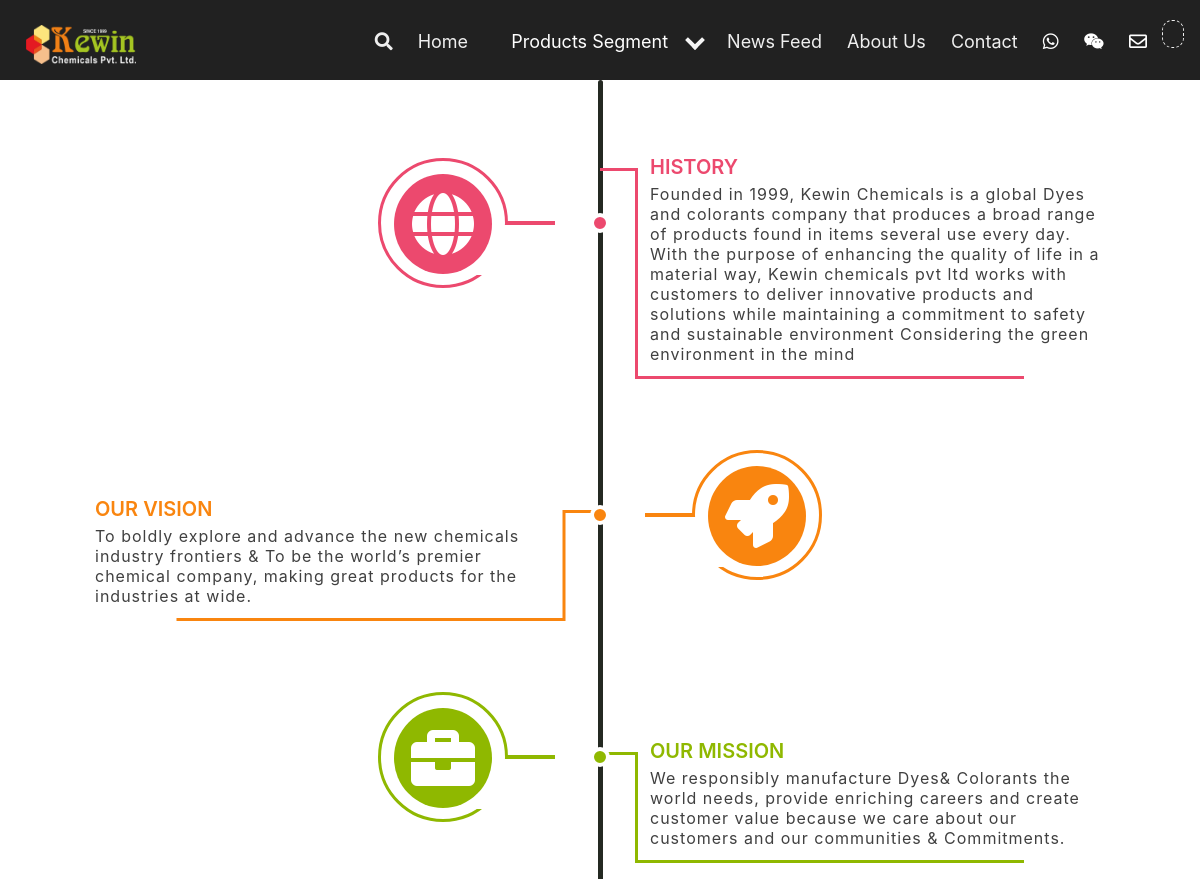
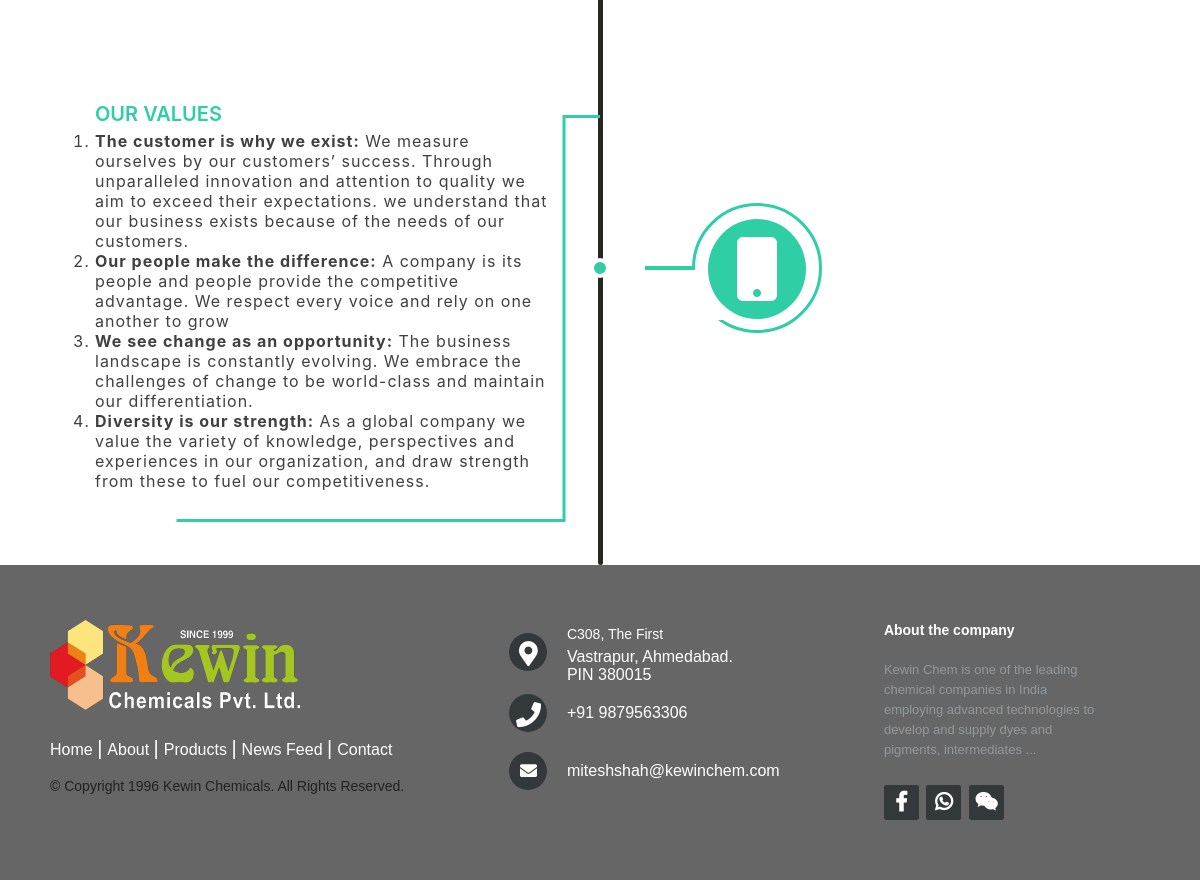
The page /About_us on the database its author committed (2 pictures, top to bottom).
### home/models.py (models this page shows)
class about_us(models.Model):
    history = models.TextField()
    our_vision = models.TextField()
    out_mission = models.TextField()
    our_value = models.TextField()

class company_detail(models.Model):
    Company_name = models.CharField(max_length = 10)
    Address_Line_1 = models.CharField(max_length=100)
    Address_Line_2 = models.CharField(max_length=100)
    pincode = models.IntegerField()
    customer_care_number = models.IntegerField()
    customer_care_Email_Id = models.EmailField()
    sales_department_number=models.IntegerField(default=-1)
    sales_department_email_id=models.EmailField(default="sales@kewinchem.com")
    sales_department_email_id_pass = models.CharField(max_length=20)
    facebook_page = models.CharField(max_length = 100)
    whatsup_link = models.CharField(max_length = 100)
    we_chat_link = models.CharField(max_length=100)

### home/views.py (the view)
# urls.py: path("About_us",views.about_us,name="about_us"),
def about_us(request):
    company_details = M.company_detail.objects.first()
    data = M.about_us.objects.first()
    return render(request, "home/about_us.html",{"data":data,"details":company_details})

### home/templates/home/about_us.html (shortened to what this page needs)
{% extends 'home/base.html' %}
{% load static %}
{% block head_link %}
    <link rel="stylesheet" href="{% static 'home/css/bootstrap.min.css' %}">
    <link rel="stylesheet" href="{% static  'home/css/about_us.css' %}">
    <link rel="stylesheet" href="{% static 'home/css/footer_.css' %}">
{% endblock %}
{% block body %}
<div class="container m-auto">
    <div class="row">
        <div class="col-md-12">
            <div class="main-timeline">
                <a href="#" class="timeline">
                    <div class="timeline-icon"><i class="fa fa-globe"></i></div>
                    <div class="timeline-content">
                        <h3 class="title">History</h3>
                        <p class="description">
                            {% autoescape off %}
                            {{data.history}}
                            {% endautoescape %}
                        </p>
                    </div>
                </a>
                <a href="#" class="timeline">
                    <div class="timeline-icon"><i class="fa fa-rocket"></i></div>
                    <div class="timeline-content">
                        <h3 class="title">Our Vision </h3>
                        <p class="description">
                            {% autoescape off %}
                            {{data.our_vision}}
                            {% endautoescape %}
                        </p>
                    </div>
                </a>
                <a href="#" class="timeline">
                    <div class="timeline-icon"><i class="fa fa-briefcase"></i></div>
                    <div class="timeline-content">
                        <h3 class="title">Our Mission</h3>
                        <p class="description">
                            {% autoescape off %}
                            {{data.out_mission}}
                            {% endautoescape %}
                        </p>
                    </div>
                </a>
                <a href="#" class="timeline">
                    <div class="timeline-icon"><i class="fa fa-mobile"></i></div>
                    <div class="timeline-content">
                        <h3 class="title">Our Values</h3>
                        <p class="description">
                            {% autoescape off %}
                            {{data.our_value}}
                            {% endautoescape %}
                        </p>
                    </div>
                </a>
            </div>
        </div>
    </div>
</div
{% include 'home/footer.html' %}
{% endblock %}

### home/templates/home/footer.html
{% load static %}
<link rel="stylesheet" href="https://cdnjs.cloudflare.com/ajax/libs/font-awesome/5.15.1/css/all.min.css">
<div class="main_footer">
    <footer class="footer-distributed">
        <div class="footer-left">
            <img src="{% static 'home/asset/logoWhite.png' %}" id='logo' alt="" />
            <p class="footer-links">
                <a href="{% url 'home' %}" class="link-1">Home</a>
                <a href="{% url 'about_us' %}">About</a>
                <a href="{% url 'product' %}">Products</a>
                <a href="{% url 'news_feed' %}">News Feed</a>
                <a href="{% url 'contact_us' %}">Contact</a>
            </p>
            <p class="footer-company-name">© Copyright 1996 Kewin Chemicals. All Rights Reserved.</p>
        </div>
        <div class="footer-center">
            <div class='bounce'>
                <a class="icon-center" href="https://www.google.com/maps/dir/23.0642107,72.4849859/kewin+chemicals/@23.044659,72.4838337,13z/data=!3m1!4b1!4m9!4m8!1m1!4e1!1m5!1m1!1s0x395e848aa5155555:0xb8730d1b59be389f!2m2!1d72.5300895!2d23.0296941">
                    <i class="fas fa-map-marker-alt"></i>
                    <p><span>{{details.Address_Line_1}}</span> {{details.Address_Line_2}}.
                        <br> PIN {{details.pincode}}</p>
                </a>
            </div>
            <div class='bounce'>
                <a class="icon-center" href="Tel:+{{details.customer_care_number}}">
                    <i class="fas fa-phone"></i>
                    <p>+91 {{details.customer_care_number}}</p>
                </a>
            </div>
            <div class='bounce'>
                <a class="icon-center" href="mailto:{{details.customer_care_Email_Id}}">
                    <i class="fa fa-envelope"></i>
                    <p>{{details.customer_care_Email_Id}}</p>
                </a>
            </div>
        </div>
        <div class="footer-right">
            <p class="footer-company-about">
                <span>About the company</span>
                Kewin Chem is one of the leading chemical companies in India employing advanced technologies to develop and supply dyes and pigments, intermediates ...
</p>
            <div class="footer-icons">
                <a class='bounce' href="https://www.facebook.com/kewin.chemical"><i class="fab fa-facebook-f"></i></a>
                <a class='bounce' href="http://wa.me/+919879563306"><i class="fab fa-whatsapp"></i></a>
                <a class='bounce' href="http://wa.me/+919879563306"><i class="fab fa-weixin"></i></a>
            </div>
        </div>
    </footer>
</div>

### home/static/home/css/index.css (style rules this page uses)
*, *::after, *::before { -webkit-box-sizing: border-box; box-sizing: border-box; }
* { padding: 0; margin: 0; }
* { -webkit-box-sizing: border-box; box-sizing: border-box; }
body { margin: 0px; font-family: "segoe ui"; }

### home/static/home/css/about_us.css (style rules this page uses)
a { text-decoration:none }
.main-timeline { position:relative }
.main-timeline:before { content:"";width:5px;height:100%;border-radius:20px;margin:0 auto;background:#242922;position:absolute;top:0;left:0;right:0 }
.main-timeline .timeline { display:inline-block;margin-bottom:50px;position:relative }
.main-timeline .timeline:before { content:"";width:20px;height:20px;border-radius:50%;border:4px solid #fff;background:#ec496e;position:absolute;top:50%;left:50%;z-index:1;transform:translate(-50%,-50%) }
.main-timeline .timeline-icon { display:inline-block;width:130px;height:130px;border-radius:50%;border:3px solid #ec496e;padding:13px;text-align:center;position:absolute;top:50%;left:30%;transform:translateY(-50%) }
.main-timeline .timeline-icon i { display:block;border-radius:50%;background:#ec496e;font-size:64px;color:#fff;line-height:100px;z-index:1;position:relative }
.main-timeline .timeline-icon:after,.main-timeline .timeline-icon:before { content:"";width:100px;height:4px;background:#ec496e;position:absolute;top:50%;right:-100px;transform:translateY(-50%) }
.main-timeline .timeline-icon:after { width:70px;height:50px;background:#fff;top:89px;right:-30px }
.main-timeline .timeline-content { width:50%;padding:0 50px;margin:52px 0 0;float:right;position:relative }
.main-timeline .timeline-content:before { content:"";width:70%;height:100%;border:3px solid #ec496e;border-top:none;border-right:none;position:absolute;bottom:-13px;left:35px }
.main-timeline .timeline-content:after { content:"";width:37px;height:3px;background:#ec496e;position:absolute;top:13px;left:0 }
.main-timeline .title { font-size:20px;font-weight:600;color:#ec496e;text-transform:uppercase;margin:0 0 5px }
.main-timeline .description { display:inline-block;font-size:16px;color:#404040;line-height:20px;letter-spacing:1px;margin:0 }
.main-timeline .timeline:nth-child(even) .timeline-icon { left:auto;right:30% }
.main-timeline .timeline:nth-child(even) .timeline-icon:before { right:auto;left:-100px }
.main-timeline .timeline:nth-child(even) .timeline-icon:after { right:auto;left:-30px }
.main-timeline .timeline:nth-child(even) .timeline-content { float:left }
.main-timeline .timeline:nth-child(even) .timeline-content:before { left:auto;right:35px;transform:rotateY(180deg) }
.main-timeline .timeline:nth-child(even) .timeline-content:after { left:auto;right:0 }
.main-timeline .timeline:nth-child(2n) .timeline-content:after,.main-timeline .timeline:nth-child(2n) .timeline-icon i,.main-timeline .timeline:nth-child(2n) .timeline-icon:before,.main-timeline .timeline:nth-child(2n):before { background:#f9850f }
.main-timeline .timeline:nth-child(2n) .timeline-icon { border-color:#f9850f }
.main-timeline .timeline:nth-child(2n) .title { color:#f9850f }
.main-timeline .timeline:nth-child(2n) .timeline-content:before { border-left-color:#f9850f;border-bottom-color:#f9850f }
.main-timeline .timeline:nth-child(3n) .timeline-content:after,.main-timeline .timeline:nth-child(3n) .timeline-icon i,.main-timeline .timeline:nth-child(3n) .timeline-icon:before,.main-timeline .timeline:nth-child(3n):before { background:#8fb800 }
.main-timeline .timeline:nth-child(3n) .timeline-icon { border-color:#8fb800 }
.main-timeline .timeline:nth-child(3n) .title { color:#8fb800 }
.main-timeline .timeline:nth-child(3n) .timeline-content:before { border-left-color:#8fb800;border-bottom-color:#8fb800 }
.main-timeline .timeline:nth-child(4n) .timeline-content:after,.main-timeline .timeline:nth-child(4n) .timeline-icon i,.main-timeline .timeline:nth-child(4n) .timeline-icon:before,.main-timeline .timeline:nth-child(4n):before { background:#2fcea5 }
.main-timeline .timeline:nth-child(4n) .timeline-icon { border-color:#2fcea5 }
.main-timeline .timeline:nth-child(4n) .title { color:#2fcea5 }
.main-timeline .timeline:nth-child(4n) .timeline-content:before { border-left-color:#2fcea5;border-bottom-color:#2fcea5 }
@media only screen and (max-width:1200px) { .main-timeline .timeline-icon:before { width:50px;right:-50px } }
@media only screen and (max-width:1200px) { .main-timeline .timeline:nth-child(even) .timeline-icon:before { right:auto;left:-50px } }
@media only screen and (max-width:1200px) { .main-timeline .timeline-content { margin-top:75px } }

### rows shown on the page
about_us: history "Founded in 1999, Kewin Chemicals is a global Dyes and colorants company that produces a broad range of products found in items several use every day. With the purpose of enhancing the quality of life in a material way, Kewin chemicals pvt ltd works with customers to deliver innovative products and solutions while maintaining a commitment to safety and sustainable environment Considering the green environment in the mind", our_vision "To boldly explore and advance the new chemicals industry frontiers & To be the world’s premier chemical company, making great products for the industries at wide.", out_mission "We responsibly manufacture Dyes& Colorants the world needs, provide enriching careers and create customer value because we care about our customers and our communities & Commitments.", our_value "The customer is why we exist: We measure ourselves by our customers’ success. Through unparalleled innovation and attention to quality we aim to exceed their expectations. we understand that our business exists because of the needs of our customers. Our people make the difference: A company is its people and people provide the competitive advantage. We respect every voice and rely on one another to grow We see change as an opportunity: The business landscape is constantly evolving. We embrace the challenges of change to be world-class and maintain our differentiation. Diversity is our strength: As a global company we value the variety of knowledge, perspectives and experiences in our…"
company_detail: Address_Line_1 "C308, The First", Address_Line_2 "Vastrapur, Ahmedabad", pincode "380015", customer_care_number "9879563306", customer_care_Email_Id "miteshshah@kewinchem.com"
